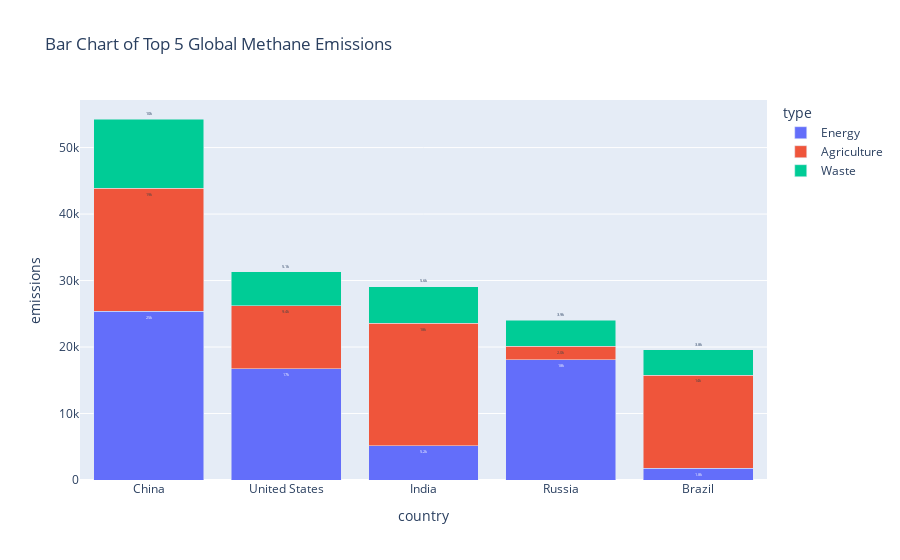

Notebook code for this chart:
### Code cell
fig = px.bar(df_segment_total_int5, x='country', y='emissions',text='emissions',color="type",barmode="stack", title='Bar Chart of Top 5 Global Methane Emissions',category_orders={
        "country": ['China', 'United States','India', 'Russia', 'Brazil']},hover_data=['region','baseYear'] 
    )
fig.update_traces(texttemplate='%{text:.2s}', textposition='outside')
fig.update_layout(uniformtext_minsize=3.5, uniformtext_mode='hide')
fig.show()

### Figure 1 — Plotly figure (JSON) as saved in the notebook; plotly's stock layout.template omitted (floating-point values rounded to 4 significant figures)
{"data": [{"alignmentgroup": "True", "customdata": [["Asia Pacific", "2022"], ["Russia & Caspian", "2022"], ["North America", "2022"], ["Asia Pacific", "2022"], ["Central and South America", "2022"]], "hovertemplate": "type=Energy<br>country=%{x}<br>emissions=%{text}<br>region=%{customdata[0]}<br>baseYear=%{customdata[1]}<extra></extra>", "legendgroup": "Energy", "marker": {"color": "#636efa", "pattern": {"shape": ""}}, "name": "Energy", "offsetgroup": "Energy", "orientation": "v", "showlegend": true, "text": [25370.0, 18080.0, 16770.0, 5185.0, 1756.0], "textposition": "outside", "texttemplate": "%{text:.2s}", "type": "bar", "x": ["China", "Russia", "United States", "India", "Brazil"], "xaxis": "x", "y": [25370.0, 18080.0, 16770.0, 5185.0, 1756.0], "yaxis": "y"}, {"alignmentgroup": "True", "customdata": [["Asia Pacific", "2019-2021"], ["Asia Pacific", "2019-2021"], ["Central and South America", "2019-2021"], ["North America", "2019-2021"], ["Russia & Caspian", "2019-2021"]], "hovertemplate": "type=Agriculture<br>country=%{x}<br>emissions=%{text}<br>region=%{customdata[0]}<br>baseYear=%{customdata[1]}<extra></extra>", "legendgroup": "Agriculture", "marker": {"color": "#EF553B", "pattern": {"shape": ""}}, "name": "Agriculture", "offsetgroup": "Agriculture", "orientation": "v", "showlegend": true, "text": [18500.0, 18360.0, 14020.0, 9409.0, 2022.0], "textposition": "outside", "texttemplate": "%{text:.2s}", "type": "bar", "x": ["China", "India", "Brazil", "United States", "Russia"], "xaxis": "x", "y": [18500.0, 18360.0, 14020.0, 9409.0, 2022.0], "yaxis": "y"}, {"alignmentgroup": "True", "customdata": [["Asia Pacific", "2019-2021"], ["Asia Pacific", "2019-2021"], ["North America", "2019-2021"], ["Russia & Caspian", "2019-2021"], ["Central and South America", "2019-2021"]], "hovertemplate": "type=Waste<br>country=%{x}<br>emissions=%{text}<br>region=%{customdata[0]}<br>baseYear=%{customdata[1]}<extra></extra>", "legendgroup": "Waste", "marker": {"color": "#00cc96", "pattern": {"shape": ""}}, "name": "Waste", "offsetgroup": "Waste", "orientation": "v", "showlegend": true, "text": [10420.0, 5552.0, 5118.0, 3931.0, 3800.0], "textposition": "outside", "texttemplate": "%{text:.2s}", "type": "bar", "x": ["China", "India", "United States", "Russia", "Brazil"], "xaxis": "x", "y": [10420.0, 5552.0, 5118.0, 3931.0, 3800.0], "yaxis": "y"}], "layout": {"barmode": "stack", "legend": {"title": {"text": "type"}, "tracegroupgap": 0}, "title": {"text": "Bar Chart of Top 5 Global Methane Emissions"}, "uniformtext": {"minsize": 3.5, "mode": "hide"}, "xaxis": {"anchor": "y", "categoryarray": ["China", "United States", "India", "Russia", "Brazil"], "categoryorder": "array", "domain": [0, 1], "title": {"text": "country"}}, "yaxis": {"anchor": "x", "domain": [0, 1], "title": {"text": "emissions"}}}}
